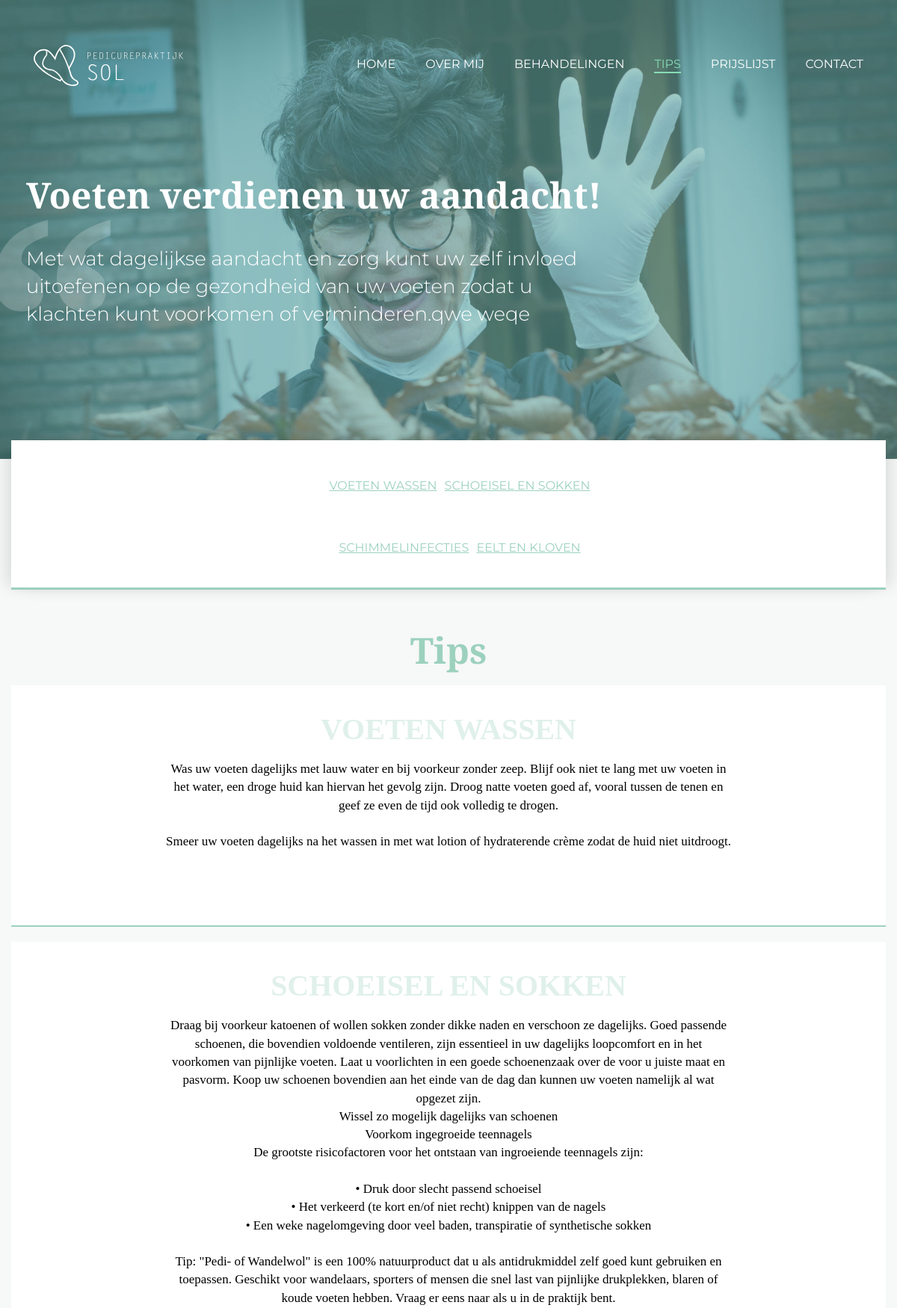
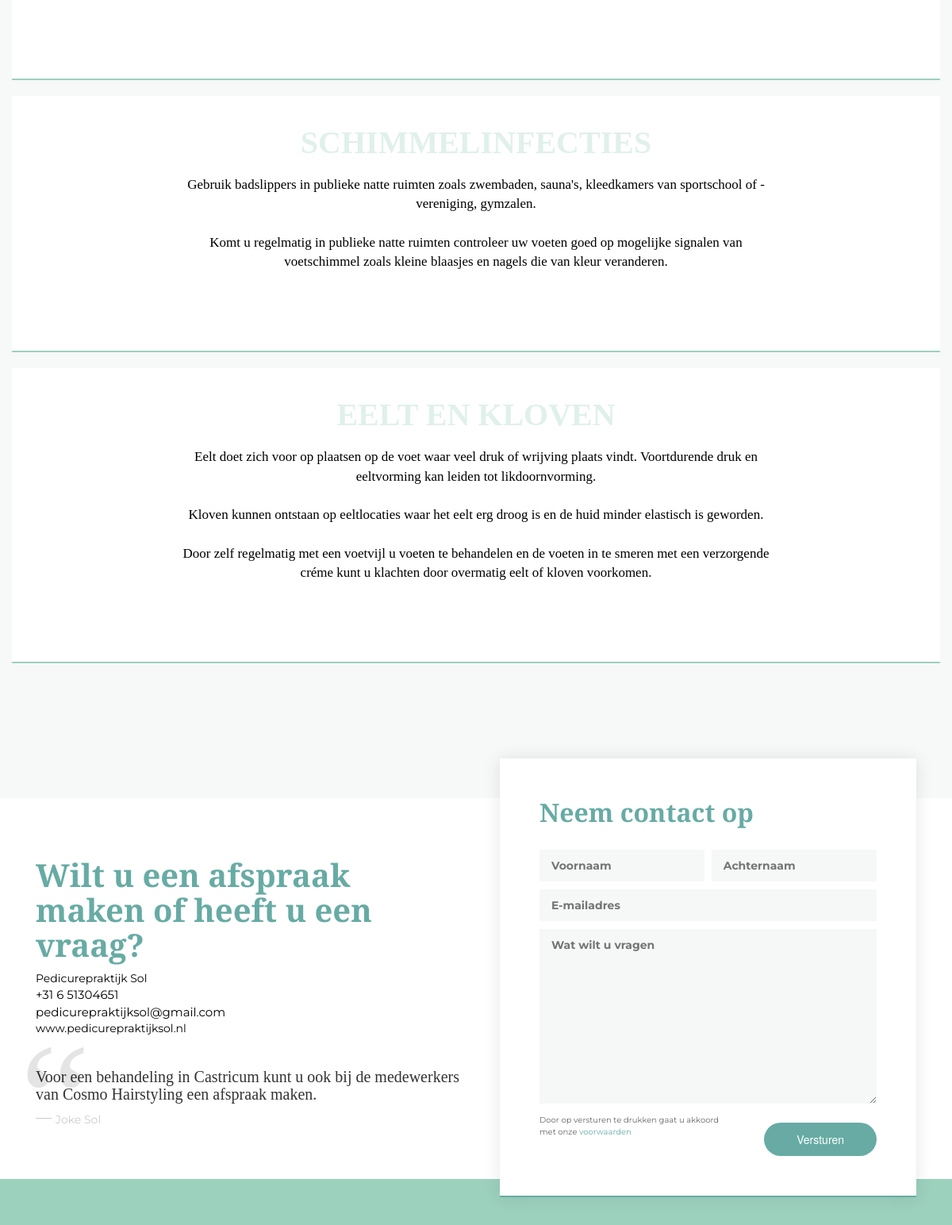
Page /tips (upper part) on the committed database (2 pictures, top to bottom).
### tables this page shows
CREATE TABLE IF NOT EXISTS `live` (
  `id` int(11) NOT NULL AUTO_INCREMENT,
  `page` varchar(255) NOT NULL,
  `pageOrder` int(11) NOT NULL,
  `content` mediumtext NOT NULL,
  `inputType` varchar(255) NOT NULL,
  `htmlID` varchar(255) NOT NULL,
  `updated_at` timestamp NOT NULL DEFAULT CURRENT_TIMESTAMP,
  `weergeven` int(1) NOT NULL,
  `version` int(11) NOT NULL,
  PRIMARY KEY (`id`)
);

### model/urlhandler.php (called while the page is built, shortened)
<?php
$Structure = "/site";
?>

### database/Database.php (called while the page is built, shortened)
<?php
class Database {
	public $db = null;
	public function __construct() {
		$docRoot = $_SERVER['DOCUMENT_ROOT'];
		$docRoot = str_replace('public_html', 'Database', $docRoot);
		$docRoot = str_replace('private_html', 'Database', $docRoot);
		require $docRoot.'/settings/begin.php';
		try {
			$this->db = new PDO("mysql:host=$sHost;dbname=$sDb;charset=utf8;", $sUser, $password);
			$this->db->setAttribute(PDO::ATTR_ERRMODE, PDO::ERRMODE_EXCEPTION);
			$this->db->setAttribute(PDO::ATTR_DEFAULT_FETCH_MODE, PDO::FETCH_ASSOC);
		} catch (PDOException $e) {
			echo "cound not connect!";
			return;
		}
		$this->db->exec("SET NAMES utf8, CHARACTER SET utf8");
	}
	public function fetchAll($sql, $params = null) {
		try {
			$stmt = $this->db->prepare($sql);
			$stmt->execute($params);
			return $stmt->fetchAll();
		} catch (PDOException $e) {
			Database::generateErrorMessage(__FUNCTION__, $e, $sql);
		}
	}
}
?>

### settings/begin.php (called while the page is built)
<?php
$whitelist = array(
    '127.0.0.1',
    '::1'
);
if(in_array($_SERVER['REMOTE_ADDR'], $whitelist)){
    $sHost = "localhost";
    $sUser = "root";
    $sDb = 'pedicurepraktijksol';
    $password = 'root';
} else {
    $sHost = "localhost";
    $sUser = "Nanko";
    $sDb = 'pedicurepraktijdsol';
    $password = 'PedicureNanko';
}
?>

### database/SiteDatabase.php (called while the page is built, shortened)
<?php
class SiteDatabase extends Database {
    public function getPageData($page, $admin) {
        if(!$admin) {
            $sql = "SELECT
                    `page`,
                    `content` as text,
                    CONCAT(`id`, '-', Replace(`htmlID`, ' ', '_'), 'text') as editID
                    FROM live WHERE page = ? AND weergeven = 1 ORDER BY pageOrder ASC ";
            $params = array($page);
        }
        try {
            $stmt = $this->db->prepare($sql);
            $stmt->execute($params);
            return $stmt->fetchAll();
        } catch (PDOException $e) {
            echo $e;
        }
    }
    public function fetchKoppelTabelInfoForSite($koppel_tabel, $admin) {
        if (!$admin) {
            $koppel_columns = $this->fetchAll("SHOW COLUMNS FROM `$koppel_tabel`");
            $koppel_info = $this->fetchAll("SELECT * FROM `$koppel_tabel` WHERE weergeven = 1 ORDER BY pageOrder ASC");
        } else {
            $koppel_tabel = str_replace('live', 'concept', $koppel_tabel);
            $koppel_columns = $this->fetchAll("SHOW COLUMNS FROM `$koppel_tabel`");
            $koppel_info = $this->fetchAll("SELECT * FROM `$koppel_tabel` WHERE weergeven = 1 AND deleted = 0 ORDER BY pageOrder ASC");
        }
        $items = array();
        foreach ($koppel_info as $item) {
            $current_item = array();
            foreach($koppel_columns as $column) {
                if ($column["Type"] == "text" ||
                    $column["Type"] == "varchar(255)" ||
                    $column["Type"] == "longtext") {
                    $array = array(
                        'id' => $item['id'],
                        'inputType' => $column["Type"],
                        'Field' => $column["Field"],
                        'editID' => $item['id']."-".$koppel_tabel."-".$column['Field'].'text',
                        'htmlID' => str_replace("concept_", "", $koppel_tabel),
                        'text' => $item[$column['Field']],
                        'koppel_tabel' => $koppel_tabel
                    );
                    array_push($current_item, $array);
                }
            }
            array_push($items, $current_item);
        }
        return $items;
    }
}
?>

### model/site/tips.php (called while the page is built)
<?php
$data = $db->getPageData("tips", $admin);
$tips = $db->fetchKoppelTabelInfoForSite('live_tips', $admin);
?>

### views/site/tips.php (the view)
<?php
include_once $_SERVER['DOCUMENT_ROOT']."/model/site/tips.php";
?>
<link rel="stylesheet" type="text/css" href="/css/site/tips.css">
<section class="tips-hero parralax--bg" style="background-position: center 0px">
  <div class="container">
    <div class="row">
      <div class="intro col-md-12">
				<h1 class="<?=$data[0]['editID']?>"><?=$data[0]['text']?></h1>
				<p class="<?=$data[1]['editID']?>"><?=$data[1]['text']?></p>
      </div>
  </div>
</section>
<section class="tips-info">
	<div class="container tipsBlock">
        <?php
        $count = 0;
        foreach ($tips as $tip) {
            if ($count % 2 == 0 && $count > 0) {
                echo "
                        </ul>
                    </div>
                </div>
                ";
            }
            if ($count % 2 == 0 && $count == 0) {
                echo "
                <div class=\"row\">
                    <div class=\"col-md-12 nav_titels\">
                        <ul style=\"list-style-type:none\">
                ";
            } elseif ($count % 2 == 0) {
                echo "
                <div class=\"row\">
                    <div class=\"col-md-12\">
                        <ul style=\"list-style-type:none\">
                ";
            }
            echo "<li class=\"tips_link\"><a href=\"#tips-".($count+1)."\"><span><u class='".$tip[0]['editID']."'>".$tip[0]['text']."</u></span></a></li>";
            $count++;
        }
        ?>
	</div>
</section>
<div class="row">
  <div class="col-md-12 tips-titel">
    <h1>Tips</h1>
  </div>
</div>
<div class="container">
        <?php
        $count = 1;
        foreach ($tips as $tip) {
            echo '
            <div class="row">
			    <div id="tips-'.$count.'" class="col-md-12 tips-box">
                    <div class="col-md-12 tips-vak">
					    <span class="tips-titel"><p class="'.$tip[0]['editID'].'">'.$tip[0]['text'].'</p></span>
					    <p class="'.$tip[1]['editID'].'" style="white-space: pre-line">'.$tip[1]['text'].'</p>
				    </div>
			    </div>
		    </div>
            ';
            $count++;
        }
        ?>
</div>
<?php
	include_once $_SERVER['DOCUMENT_ROOT']."/views/site/contact-form.php";
?>

### index.php (shortened to what this page needs)
<?php
include_once "model/urlhandler.php";
include_once "database/Database.php";
include_once "database/SiteDatabase.php";
$db = new SiteDatabase();
?>
<!DOCTYPE html>
<html lang="nl">
	<head>
		<link rel="stylesheet" href="https://use.fontawesome.com/releases/v5.7.2/css/all.css">
		<link rel="stylesheet" href="//code.jquery.com/ui/1.12.1/themes/base/jquery-ui.css">
		<link rel="stylesheet" href="https://maxcdn.bootstrapcdn.com/bootstrap/3.3.6/css/bootstrap.min.css">
		<link rel="stylesheet" type="text/css" href="/css/framework.css">
	</head>
	<body>
		<?php
		if ($Structure == "/site") {
			$admin = false;
			include_once "views/site/header.php";
			if (file_exists("views".$Structure.$_SERVER['REQUEST_URI'].".php")) {
				include_once "views".$Structure.$_SERVER['REQUEST_URI'].".php";
			} else {
				if ($_SERVER['REQUEST_URI'] == "/") {
					include_once "views/site/home.php";
				} else {
					include_once "views/404.php";
				}
			}
			include_once "views/site/footer.php";
		}
		?>
	</body>
</html>

### views/site/header.php (shortened to what this page needs)
<link rel="stylesheet" type="text/css" href="/css/site/header.css">
<nav id="navbar" class="navbar-fixed-top">
    <div class="container">
        <div class="row">
            <div class="col-xs-12 col-sm-12 col-md-12 col-lg-12">
                <div class="col-xs-2 col-sm-2 col-md-2 col-lg-2">
                    <a href="/"><img id="navbar-brand-logo" src="/images/logo_w.svg" width="200px" alt="logo"></a>
                </div>
                <div class="col-xs-10 col-sm-10 col-md-10 col-lg-10">
                    <ul id="desktop-menu">
                        <li><a class="<?php echo ($page_url1 == '') ? 'menu-item-active' : "" ?>" href="/">Home</a></li>
                        <li><a class="<?php echo ($page_url1 == 'over-mij') ? 'menu-item-active' : "" ?>" href="/over-mij">Over mij</a></li>
                        <li><a class="<?php echo ($page_url1 == 'behandelingen') ? 'menu-item-active' : "" ?>" href="/behandelingen">Behandelingen</a></li>
                        <li><a class="<?php echo ($page_url1 == 'tips') ? 'menu-item-active' : "" ?>" href="/tips">Tips</a></li>
                        <li><a class="<?php echo ($page_url1 == 'prijslijst') ? 'menu-item-active' : "" ?>" href="/prijslijst">Prijslijst</a></li>
                        <li><a class="<?php echo ($page_url1 == 'contact') ? 'menu-item-active' : "" ?>" href="/contact">Contact</a></li>
                    </ul>
                </div>
            </div>
        </div>
    </div>
</nav>

### views/site/contact-form.php (shortened to what this page needs)
<link rel="stylesheet" type="text/css" href="/css/site/contact-form.css">
<section id="contactform--section">
	<div class="container">
		<div class="row">
			<div class="col-xs-12 col-sm-12 col-md-12 col-lg-12">
				<div class="col-xs-12 col-sm-12 col-md-6 col-lg-6">
					<h2>Wilt u een afspraak maken of heeft u een vraag?</h2>
					<ul>
						<li>Pedicurepraktijk Sol</li>
						<a href="tel:+31651304651"><li>+31 6 51304651</li></a>
						<a href="mailto:pedicurepraktijksol@gmail.com"><li>pedicurepraktijksol@gmail.com</li></a>
						<li>www.pedicurepraktijksol.nl</li>
					</ul>
					<div id="slogan--contactform">
					<h3>Voor een behandeling in Castricum kunt u ook bij de medewerkers van Cosmo Hairstyling een afspraak maken.</h3>
					<span id="slogan--name">Joke Sol</span>
					</div>
				</div>
				<div class="col-xs-12 col-sm-12 col-md-6 col-lg-6">
					<div class="col-xs-12 col-sm-12 col-md-12 col-lg-12">
					<form  id="form--right" action="/views/site/mail.php" method="post">
						<h3>Neem contact op</h3>
						<input name="firstname" style="width: 49%; float: left;" type="text" placeholder="Voornaam" required>
						<input name="lastname" style="width: 49%; float: right;" type="text" placeholder="Achternaam" required>
						<input name="email" type="email" placeholder="E-mailadres" required>
						<textarea name="textarea" cols="30" rows="10" placeholder="Wat wilt u vragen" required></textarea>
						<p id="form--msg">Door op versturen te drukken gaat u akkoord met onze <a href="#">voorwaarden</a></p>
						<button class="btn" id="sendContactForm" name="submit">Versturen</button>
					</form>
					</div>
				</div>
			</div>
		</div>
	</div>
</section>

### views/site/footer.php (shortened to what this page needs)
<link rel="stylesheet" type="text/css" href="/css/site/footer.css">
<html>
<body>
<footer class="footer">
</footer>
</body>
</html>

### css/framework.css (style rules this page uses)
body { margin: 0; padding: 0; background: #f7f8f8 !important; }
h1 { font-family: 'Playfair Display', serif; font-size: 48px; font-weight: bold; margin: 0; }
h2 { font-family: 'Playfair Display', serif; font-size: 40px; font-weight: bold; margin: 0; }
h3 { font-family: 'Playfair Display', serif; font-size: 32px; font-weight: bold; margin: 0; }
p, a { font-family: 'Montserrat', sans-serif; font-size: 16px; margin: 0; color: #686868; }

### css/site/header.css (style rules this page uses)
#navbar { padding-top: 60px; padding-bottom: 60px; margin-bottom: 0px; transition: all 0.3s cubic-bezier(.5,.01,.56,1.01); }
#navbar-brand-logo { animation: navbar-brand 1s 0.5s ease forwards; opacity: 0; transform: translateY(-100px); }
#desktop-menu { float: right; margin-bottom: 0px; }
#desktop-menu li { float: left; list-style: none; padding-left: 40px; margin-top: 15px; }
#desktop-menu li a { text-decoration: none; color: white; font-size: 16px; font-family: 'Montserrat', sans-serif; position: relative; text-transform: uppercase; transition: all 0.3s cubic-bezier(1,-0.05,.02,1.11); }
#desktop-menu li a::after { content: ''; height: 2px; width: 0%; position: absolute; left: 0; background: #88DCB5; bottom: 0; margin-bottom: -3px; transition: all .3s cubic-bezier(1,-0.05,.02,1.11); }
#desktop-menu li .menu-item-active { color: #88dcb5 !important; }
.menu-item-active::before { content: ''; height: 2px; width: 100%; position: absolute; left: 0; background: #88DCB5; bottom: 0; margin-bottom: -3px; }

### css/site/tips.css (style rules this page uses)
.tips-hero { width: 100%; background-image: url(../../images/over-mij-background.jpg); background-size: cover; background-repeat: no-repeat; display: flex; align-items: center; padding-top: 175px !important; padding-bottom: 175px !important; }
.tips-hero h1 { color: white; font-family: 'Playfair Display', serif; font-weight: bold; max-width: 900px; padding-top: 60px; }
.tips-hero h1::before { content: '“'; font-size: 400px; position: absolute; top: -140px; opacity: 0.2; left: -50px; }
.tips-hero p { margin: 40px 0 0 0; max-width: 750px; color: white; font-family: 'Montserrat', sans-serif; font-size: 26px; font-weight: 300; }
.tips-info { margin-top: -100px; }
.tips-hero { width: 100%; background-image: url(../../images/over-mij-background.jpg); background-size: cover; background-position: center center; background-repeat: no-repeat; display: flex; align-items: center; padding: 250px 20px; }
.tips-hero h1 { color: white; font-family: 'Playfair Display', serif; font-weight: bold; max-width: 900px; }
.tips-hero h1::before { content: '“'; font-size: 400px; position: absolute; top: 30px; opacity: 0.2; left: -50px; }
.tipsBlock { align-items: center; z-index: 3; background-color: #ffffff; min-height: 200px; border-bottom: 3px solid #9CD1BE; box-shadow: 12px 0 20px -4px rgba(0, 0, 0, 0.1), -12px 0 20px -4px rgba(0, 0, 0, 0.1); }
.tipsBlock .row { text-align: center; }
.tipsBlock span { color: #9CD1BE; }
.nav_titels { padding: 50px 50px; }
section { padding-top: 75px !important; padding-bottom: 75px !important; }
.tips-box { background: white; padding-top: 100px; padding-bottom: 100px; transition: all 1s ease; border-bottom: 2px #9CD1BE solid; margin-bottom: 5px; position: relative; margin-bottom: 20px; }
.tips-box p { color: black !important; font-size: 17px !important; font-family: 'playfair'; font-weight: lighter; z-index: 1; position: relative; text-align:center; padding: 0 140px; }
.tips-box .tips-vak { padding: 0px 50px; }
.tips-box .tips-titel p { position: absolute; left: 0; right: 0; margin: auto; font-size: 40px !important; text-align: center !important; opacity: 0.3; top: -70px; color: #9CD1BE !important; font-family: 'playfair'; font-weight: bold; z-index: 0 !important; }
.tips-titel { left: 0; right: 0; margin: auto; font-size: 100px !important; text-align: center !important; top: -20px; color: #9CD1BE !important; font-family: 'playfair'; font-weight: bold; z-index: 0 !important; }
.tips_link { display: inline-block; float: center; padding: 0px 10px 0px 0px; }

### css/site/footer.css (style rules this page uses)
.footer { padding-top: 60px; padding-bottom: 60px; background-color: #9cd1be; }

### rows in the picture
live: content "Voeten verdienen uw aandacht!"
live: content "Met wat dagelijkse aandacht en zorg kunt uw zelf invloed uitoefenen op de gezondheid van uw voeten zodat u klachten kunt voorkomen of verminderen.qwe weqe"

### other values in the picture
$tip[0]['text'] "VOETEN WASSEN"
$tip[0]['text'] "SCHOEISEL EN SOKKEN"
$tip[0]['text'] "SCHIMMELINFECTIES"
$tip[0]['text'] "EELT EN KLOVEN"
